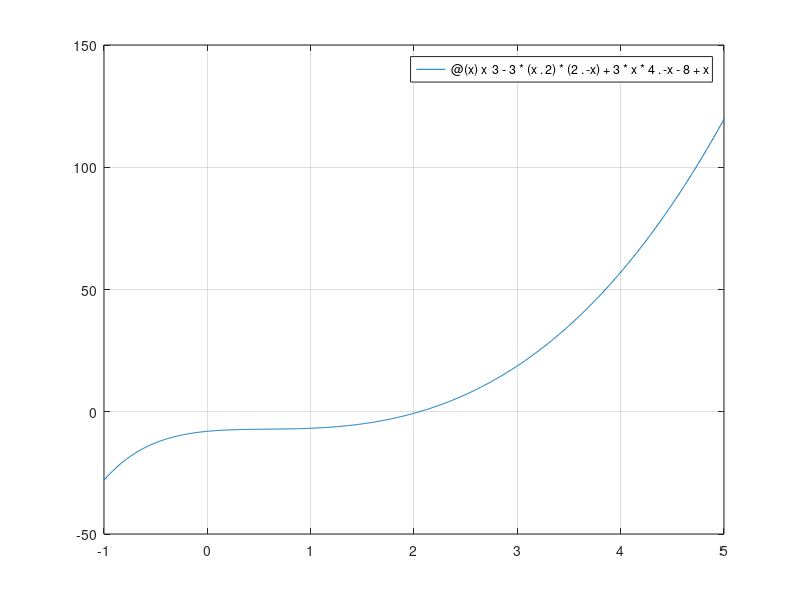

Here is the MATLAB script that generated this plot:
%Determine todas las raices de las siguientes ecuaciones con un error
%maximo de 10e-8
% a)x^3-3x^2*2^-x+3x*4^-x=8-x
% b)cos(x+sqrt(2))+x*(x/2+sqrt(2))=1
clear all; clc;
%declarando de forma anonima la funcion
f=@(x)x^3-3*(x.^2)*(2.^-x)+3*x*4.^-x-8+x;
%graficando la funcion 
fplot(f,[-1,5]);
%colocar cuadricula
grid on
%podemos pausar para ingresar de forma manual el valor de a y b e incluso
%la tolarancia.
a=1.8;
b=2.5;
%definimos la tolerancia
tol=10e-8;
%numero de pasos a realizar
%entero mayor ceil
%definimos el formato largo
format long
r=(a+b)/2;
e=(b-a)/2;
while abs(e)>tol
    if f(r)==0
        e=0;
    else
        if f(0)*f(r)<0
            b=r;
        else
            a=r;
        end
        r=(a+b)/2;
        e=(b-a)/2;
    end
end
fprintf('La raiz es %5.5f con un error de %1.5f\n', r, e); 
